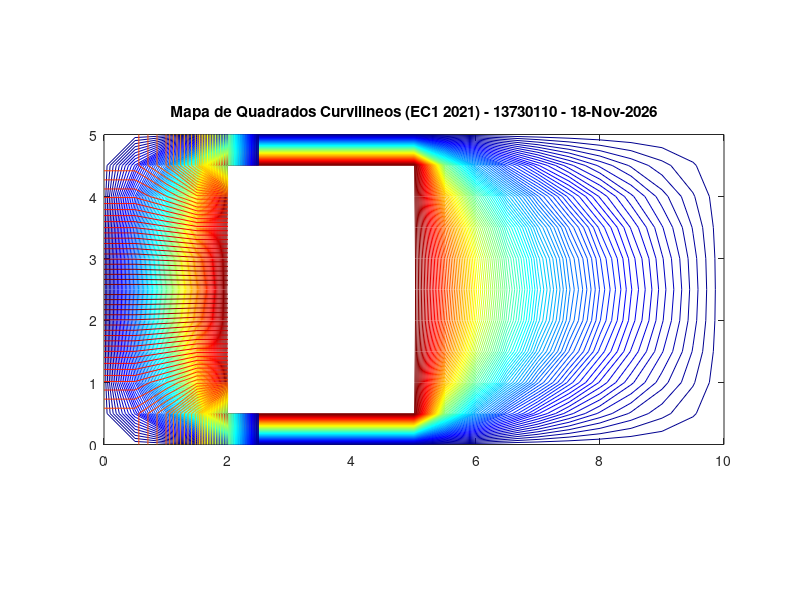

The MATLAB source for this figure:
%%%% ======================================================================
%%%%        PTC3213 - EC1 - 2023 - DIFERENCAS FINITAS
%%%%
%%%%            13730110 Crislara Santos Santana
%%%%            14541820 Matheus Marcusso Fontenla
%%%%
%%%%
%%%% ======================================================================
clear;
clf;

warning ("off");
warning ("on");
clc;

%%%%====================================================================================
%%%  				        Dados de entrada
%%%%====================================================================================

NUSP=13730110;
L=1;
a = 10;
b =  5;
c = 3;
d = 4;
g = 2;
h =(b-d)/2;
epsr = 2;
sigma = 2.5;  % S/m
sigma_dual = 3; % S/m
eps0= 8.85418E-18 ;  % F/m
Vmin =  0;     % Volts
Vmax=   100;   % Volts


%%%%====================================================================================
%%%                   Definicao do dominio
%%%%====================================================================================


dx=0.5;
start=start_Dual= 50;
iter=0;
dy=dx;
lx=a; %comprimento
ly=b; %altura
Nx=round(lx/dx)+1;    %num de colunas
Ny=round(ly/dx)+1;  %num de linhas
ring1= [0 0; lx 0; lx ly; 0 ly; 0 0];
ring2=[g h; g h+d; g+c h+d; g+c h; g h];
polyg={ring1,ring2};
verts=polygonVertices(polyg);   %função que retorna os vértices do polígono
xgv=((1:Nx)-1)*dx;  %Nós espaçados de dx
ygv=((1:Ny)-1)*dx;
[x,y]=meshgrid(xgv,ygv); %Função que retorna uma grade 2D
verts1=polygonVertices(ring1);
verts2=polygonVertices(ring2);
xv1=verts1(:,1);
yv1=verts1(:,2);
xv2=verts2(:,1);
yv2=verts2(:,2);
[in1,on1]=inpolygon(x,y,xv1,yv1); %Boleano que retorna True se o ponto pertence ao polígono ou seu interior.
[in2,on2]=inpolygon(x,y,xv2,yv2);


%%%%====================================================================================
%%%                  Atribui Condicoes de contorno
%%%%====================================================================================

r=find(in1&~in2|on2); % tudo
p=find(in1&~on1&~in2); %so  nos internos
q=find(on1|on2); %so fronteira
iVmax=find(on2);
iFuro=find(in2&!on2);
Phi_prev=zeros(size(x));
Phi_new=zeros(size(x));
Phi_new(iVmax)= Vmax;
Phi_new(iFuro)= NaN;
Phi_new(p)= start;



%%% Contador de iteracoes
  iter=0;

%%%%====================================================================================
%%%           Erro maximo entre Phi_new e Phi_prev
%%%%====================================================================================

  erro=max(max(abs(Phi_new-Phi_prev)));

%%%%====================================================================================
%%%             Laco iterativo - Metodo das Diferencas Finitas
%%%%====================================================================================

while(erro > 1e-4 && iter < 1e4)% Executa ate convergir ou atingir o maximo de iteracoes
    iter=iter+1; % Incrementa iteracao
%%%   Atualiza o potencial dos nos internos pela media dos 4 vizinhos - Eq. Laplace - M.D.F.
    for k=1:size(p,1);
        [i,j]=ind2sub(size(x),p(k));
            Phi_new(i,j)=(Phi_new(i-1,j)+Phi_new(i+1,j)+Phi_new(i,j-1)+Phi_new(i,j+1))/4;
    end
%%%% Calcula maximo erro entre Phi_atual e Phi_prev de todo o dominio
    erro=max(max(abs(Phi_new-Phi_prev)));
    eps(iter)=erro;
%%%%    Atualiza a matriz de potenciais
    Phi_prev=Phi_new;

end
niter1=iter;
if (niter1 == 1e4 && erro > 1e-4)
	disp([' Numero maximo de iteracoes atingido sem convergencia :', num2stg(niter1), '  iteracoes \? Erro: \n', num2str(erro), 'Os resultados podem nao ter significado!\n']);
end

%%%%====================================================================================
%%%                               Problema Dual
%%%%====================================================================================


%%%%====================================================================================
%%%                            Atribui Condicoes de Contorno
%%%%====================================================================================

  iyDual=find( (y(:,:) < ly/1.999) & (y(:,:) > ly/2.001) );
  iVmaxdual=find( (x(iyDual) > (-0.01)) & (x(iyDual) < (1.0001*g)));
  i0=find( (x(iyDual)> (0.9999*(g+c))) & (x(iyDual)< (1.0001*lx)) );
  xfe=find(  x(iVmax)< 1.0001*min(x(iVmax)) ); xfd=find(  x(iVmax)> 0.9999*max(x(iVmax)) );
  yfa=find(  y(iVmax)> 0.9999*max(y(iVmax)) ); yfb=find(  y(iVmax)< 1.0001*min(y(iVmax)) );
  tol=1e-4;
  for k=1:size(iVmax,1);
      if ( abs( x(iVmax(k))-min(x(iVmax)) )< tol && abs( y(iVmax(k))-min(y(iVmax)) )< tol)
               [ieb,jeb]=ind2sub(size(x), iVmax(k));
       elseif (abs( x(iVmax(k))-min(x(iVmax)) )< tol && abs( y(iVmax(k))-max(y(iVmax)) )< tol)
              [iea,jea]=ind2sub(size(x), iVmax(k));
       elseif ( abs( x(iVmax(k))-max(x(iVmax)) )< tol && abs( y(iVmax(k))-min(y(iVmax)) )< tol)
               [idb,jdb]=ind2sub(size(x), iVmax(k));
       elseif (abs( x(iVmax(k))-max(x(iVmax)) )< tol && abs( y(iVmax(k))-max(y(iVmax)) )< tol)
              [ida,jda]=ind2sub(size(x), iVmax(k));
      end
   end

  Dual_prev=zeros(size(x));
  Dual_new=Dual_prev;
  Dual_new(r)= -1;
  Dual_new(iFuro)= NaN;
  Dual_new(iyDual(iVmaxdual))=Vmax;
  Dual_new(iyDual(i0))=Vmin;
  p2=find(Dual_new(p) < 0);
  Dual_new(r)= start_Dual;
  Dual_new(iFuro)= NaN;
  Dual_new(iyDual(iVmaxdual))=Vmax;
  Dual_new(iyDual(i0))=Vmin;


%%% Contador de iteracoes - dual

  iter2=0;
%%%%====================================================================================
%%%         Erro maximo entre Phi_new e Phi_prev (Dual)
%%%%====================================================================================

  erro2=max(max(abs(Dual_new-Dual_prev)));

%%%%====================================================================================
%%%       Laco iterativo (Problema Dual) - MDF
%%%%====================================================================================

while(erro2 > 1e-3 && iter2 < 1e4)% Executa ate convergir ou atingir o maximo de iteracoes
    iter2=iter2+1; % Incrementa iteracao

%%%====================================================================================
%%%   		Atualiza o potencial das fronteiras
%%%====================================================================================
    Dual_new(1,:)=Dual_prev(2,:);
    Dual_new(Ny,:)=Dual_prev(Ny-1,:);
    Dual_new(:,1)=Dual_prev(:,2);
    Dual_new(2:Ny-1,Nx)=Dual_prev(2:Ny-1,Nx-1);
    for k=2:size(xfe,1)-1
        [ie,je]=ind2sub(size(Dual_new), iVmax(xfe(k)));
        Dual_new(ie,je)=Dual_new(ie,je-1);
    end
    for k=2:size(xfd,1)-1
        [id,jd]=ind2sub(size(Dual_new), iVmax(xfd(k)));
        Dual_new(id,jd)=Dual_new(id,jd+1);
    end
    for k=2:size(yfb,1)-1
        [ib,jb]=ind2sub(size(Dual_new), iVmax(yfb(k)));
        Dual_new(ib,jb)=Dual_new(ib-1,jb);
    end
    for k=2:size(yfa,1)-1
        [ia,ja]=ind2sub(size(Dual_new), iVmax(yfa(k)));
        Dual_new(ia,ja)=Dual_new(ia+1,ja);
    end
    Dual_new(iyDual(iVmaxdual))=Vmax;
    Dual_new(iyDual(i0))=Vmin;

%%%=========================================================================================
%%%  Atualiza o potencial dos nos internos pela media dos 4 vizinhos - Eq. Laplace - M.D.F.
%%%=========================================================================================

    for k=1:size(p2,1);
        [i,j]=ind2sub(size(x),p(p2(k)));
        Dual_new(i,j)=(Dual_new(i-1,j)+Dual_new(i+1,j)+Dual_new(i,j-1)+Dual_new(i,j+1))/4;
    end

%%%====================================================================================
%%%                       Cantos
%%%====================================================================================

    Dual_new(ieb,jeb)=(Dual_new(ieb-1,jeb)+Dual_new(ieb+1,jeb)+Dual_new(ieb,jeb-1)+Dual_new(ieb,jeb+1))/4;
    Dual_new(iea,jea)=(Dual_new(iea-1,jea)+Dual_new(iea+1,jea)+Dual_new(iea,jea-1)+Dual_new(iea,jea+1))/4;
    Dual_new(idb,jdb)=(Dual_new(idb-1,jdb)+Dual_new(idb+1,jdb)+Dual_new(idb,jdb-1)+Dual_new(idb,jdb+1))/4;
    Dual_new(ida,jda)=(Dual_new(ida-1,jda)+Dual_new(ida+1,jda)+Dual_new(ida,jda-1)+Dual_new(ida,jda+1))/4;

%%%====================================================================================
%%% Calcula maximo erro entre Phi_atual e Phi_prev de todo o dominio
%%%====================================================================================
    erro2=max(max(abs(Dual_new-Dual_prev)));
    eps2(iter2)=erro2;


%%% Atualiza a matriz de potenciais
    Dual_prev=Dual_new;
end
niter2=iter2;
if (niter2 == 1e4 && erro2 > 1e-3)
	disp([' Numero maximo de iteracoes atingido sem convergencia :', num2stg(niter2), '  iteracoes \? Erro: \n', num2str(erro2), 'Interprete este resultado com ressalvas!\n']);
end


%%%====================================================================================
%%%               		DADOS DE SAIDA
%%%====================================================================================

Somat=sum(Phi_new(2,:))+sum(Phi_new(Ny-1,:))+sum(Phi_new(:,2))+sum(Phi_new(:,Nx-1));

%%%====================================================================================
%%%               		  CORRENTE TOTAL (A)
%%%====================================================================================

	I=  sigma*Somat*L*dx;


%%%====================================================================================
%%%                  		 RESISTENCIA em ohms
%%%====================================================================================
	R=  Somat/I;

%%%====================================================================================
%%%                  		  CAPACITANCIA em pF
%%%====================================================================================

	Cap=  ((eps0*epsr) / (sigma*R))/(10^-12);


%%%====================================================================================
%%%               		 RESISTENCIA DUAL em ohms
%%%====================================================================================

 	Rdual=  1/(R*sigma*sigma_dual*L) ;

%%%====================================================================================
%%%                   		  VETOR DESLOCAMENTO
%%%====================================================================================

	Dn=[Phi_new(2,1:Nx-1),Phi_new(1:Ny-1,Nx-1)',Phi_new(Ny-1,1:Nx-1),Phi_new(1:Ny-1,2)']*epsr*eps0/dx*100;

%%%====================================================================================
%%%        Densidade de carga minima em nC/m^2
%%%====================================================================================

	Rho_s_min=  Dn/(a-(g+c));

%%%====================================================================================
%%%                      Numero de tubos de corrente
%%%====================================================================================
	nsnp = Ny*Nx
 	ntubos=10/nsnp;  %% CORRIGIDO

%%%%====================================================================================
%%%%              IMPRESSAO DE RESULTADOS NO TERMINAL
%%%%          R e Rdual em ohms     Cap em pF    Rho_s  em nC/m^2
%%%%====================================================================================

fprintf('\n\n nUSP: %d\n R = %g ohms\n C = %g pF\n Rho_s_min = %g nC/m^2\n Rdual = %g ohms\n Tubos: %g\n', NUSP, R, Cap, Rho_s_min,Rdual,floor(ntubos) );
FIG=figure (1);


%%%%====================================================================================
%%%           TRACADO DE EQUIPOTENCIAIS
%%%%====================================================================================
V=0:10:Vmax;
colormap cool;
[C,H]=contour(x,y,Phi_new,Vmax);
clabel(C,V);
axis('equal');
hold on

%%%%====================================================================================
%%%   EQUIPOTENCIAIS PROBLEMA DUAL (para tracado dos quadrados curvilineos)
%%%%====================================================================================

deltaV= Dual_new*dx;
V=0:deltaV:Vmax;
colormap jet;
contour(x,y,Dual_new,Vmax);
axis('equal');
strusp=sprintf('%d',NUSP);
titulo=['Mapa de Quadrados Curvilineos (EC1 2021) - ', strusp, ' - ', date()];
title(titulo);
hold off

%%%%====================================================================================
%%%      ARQUIVO DE SAIDA COM O MAPA DOS QUADRADOS CURVILINEOS
%%% (Grava na pasta exibida no Navegador de Arq. da interface grafica do Octave)
%%%%====================================================================================
arq=['EC1_2021_QC_',strusp,'.png'];
print(FIG,arq);


%%%%====================================================================================
%%%%                               FIM
%%%%====================================================================================
